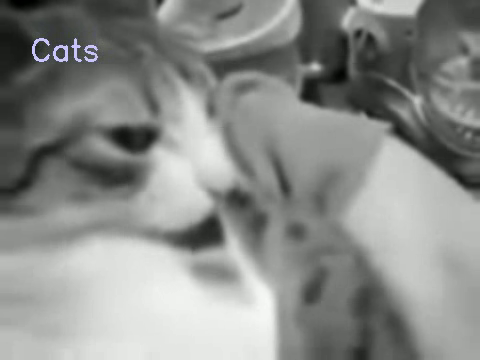
#> input picture frame 30 of output.mp4, 480 x 360 px, given in place of maw.webm, which was not available
$ python main.py
#> lines starting #> are read from the running program, lines starting #| are printed output that depends on the picture; pictures that were not available may be replaced by others from this repository, and a replacement may not be noted
import os

import cv2

# ==========================================================
# 🔹 PIPELINE FILTERS
# ==========================================================


def append_video(frames, video_path):
    """Append frames from a video file to the current frame list."""
    full_path = os.path.join("input", video_path)
    cap = cv2.VideoCapture(full_path)
    if not cap.isOpened():
        print(f"❌ Error: cannot open {full_path}")
        return frames

    new_frames = []
    while True:
        ret, frame = cap.read()
        if not ret:
            break
        new_frames.append(frame)
    cap.release()

    print(f"📹 Appended {len(new_frames)} frames from {video_path}")
    return frames + new_frames


# [26 lines left out: functions append_image, cut, not called in this run]


def to_grayscale(frames):
    return [cv2.cvtColor(f, cv2.COLOR_BGR2GRAY) for f in frames]


# [5 lines left out: function ensure_3channel, not called in this run]


def blur_frames(frames, ksize=(7, 7)):
    return [cv2.GaussianBlur(f, ksize, 0) for f in frames]


# [5 lines left out: function overlay_text, not called in this run]


# ==========================================================
# 🔹 PIPELINE ENGINE
# ==========================================================


def apply_pipeline(frames, pipeline):
    """Apply a sequence of transformation functions to a list of frames."""
    for step in pipeline:
        func = step[0]
        args = step[1:] if len(step) > 1 else []
        print(f"⚙️ Applying: {func.__name__}{tuple(args)}")
        frames = func(frames, *args)
#> this loop made 1 pass
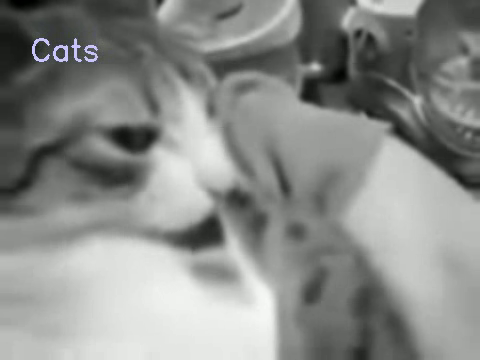
#> input picture frame 30 of output.mp4, 480 x 360 px, given in place of maw.webm, which was not available
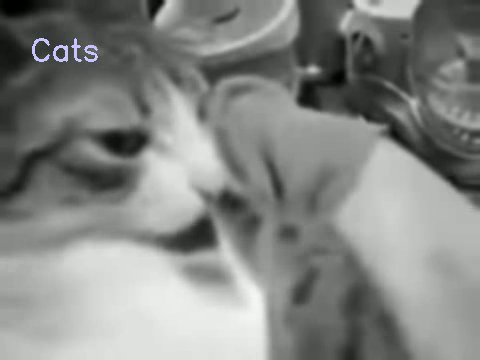
#> input picture frame 38 of output.mp4, 480 x 360 px, given in place of maw.webm, which was not available
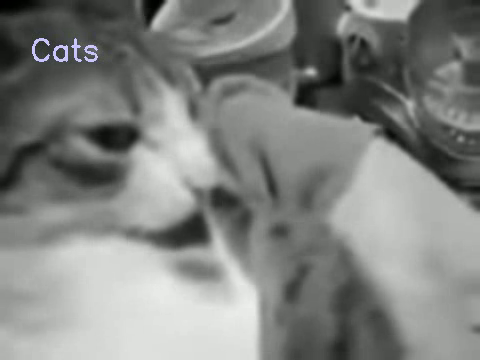
#> input picture frame 43 of output.mp4, 480 x 360 px, given in place of maw.webm, which was not available
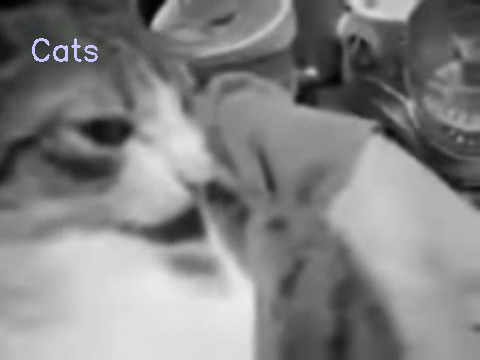
#> input picture frame 46 of output.mp4, 480 x 360 px, given in place of maw.webm, which was not available
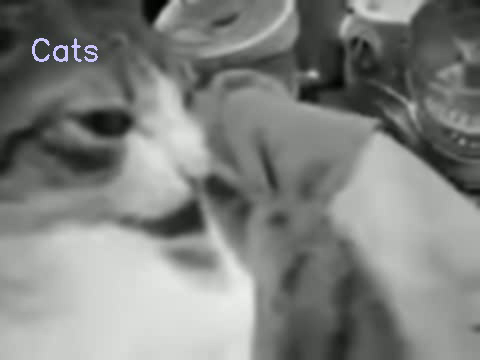
#> input picture frame 48 of output.mp4, 480 x 360 px, given in place of maw.webm, which was not available
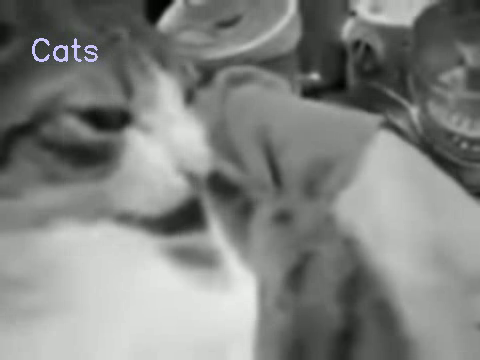
#> input picture frame 51 of output.mp4, 480 x 360 px, given in place of maw.webm, which was not available
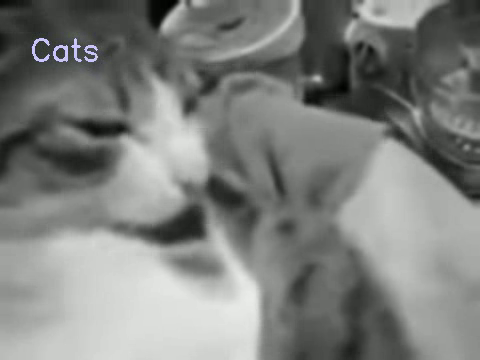
#> input picture frame 54 of output.mp4, 480 x 360 px, given in place of maw.webm, which was not available
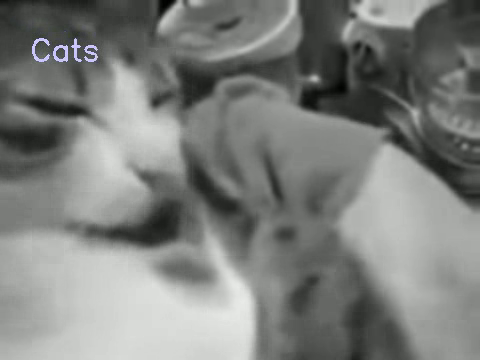
#> input picture frame 59 of output.mp4, 480 x 360 px, given in place of maw.webm, which was not available
    return frames


# ==========================================================
# 🔹 PLAYER + SAVING SYSTEM
# ==========================================================


# [41 lines left out: functions save_video, play_video, not called in this run]


# ==========================================================
# 🔹 MAIN
# ==========================================================


def main():
    # Define your single pipeline here
    pipeline = [
        (append_video, "maw.webm"),
        (cut, 300, 50),
        (cut, 100, 100),
        (append_video, "food.webm"),
        (cut, 100, 200),
        (to_grayscale,),  # TODO: Add start and count arguments
        (ensure_3channel,),  # TODO: Add start and count arguments
        (append_image, "huh.png"),  # TODO: Add count argument
        (append_image, "drool.gif"),
        (blur_frames, (9, 9)),  # TODO: Add start and count arguments
        (
            overlay_text,
            "Cats",
            (30, 60),
            (255, 200, 200),
        ),  # TODO: Add start and count arguments
    ]

    # TODO: Make sure the popped up video player also plays synchronized audio.

    print("Controls:")
    print("  SPACE - Play/Pause")
    print("  ←/→   - Step backward/forward")
    print("  ESC   - Exit\n")

    frames = []
    processed_frames = apply_pipeline(frames, pipeline)

    save_video(processed_frames, "output.mp4")
    play_video(processed_frames)


if __name__ == "__main__":
    main()

$ run again, starting later in the video
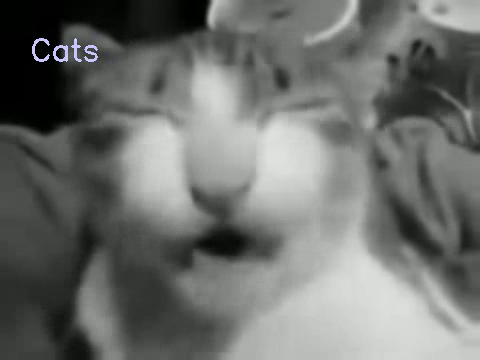
#> input picture frame 138 of output.mp4, 480 x 360 px, given in place of maw.webm, which was not available
#> the loop in apply_pipeline, `for step in pipeline:` made 1 pass
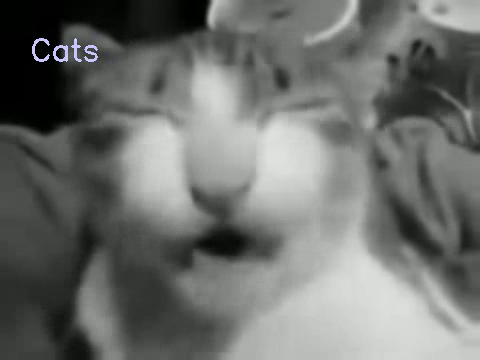
#> input picture frame 138 of output.mp4, 480 x 360 px, given in place of maw.webm, which was not available
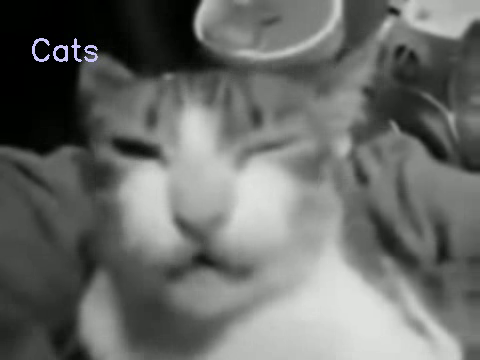
#> input picture frame 150 of output.mp4, 480 x 360 px, given in place of maw.webm, which was not available
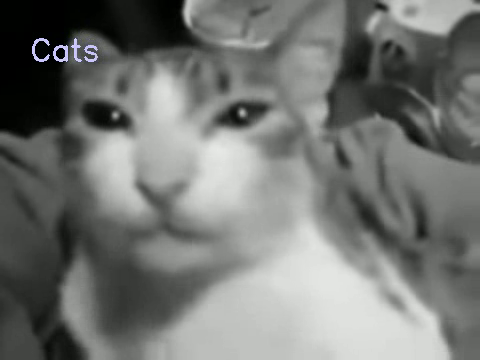
#> input picture frame 167 of output.mp4, 480 x 360 px, given in place of maw.webm, which was not available
